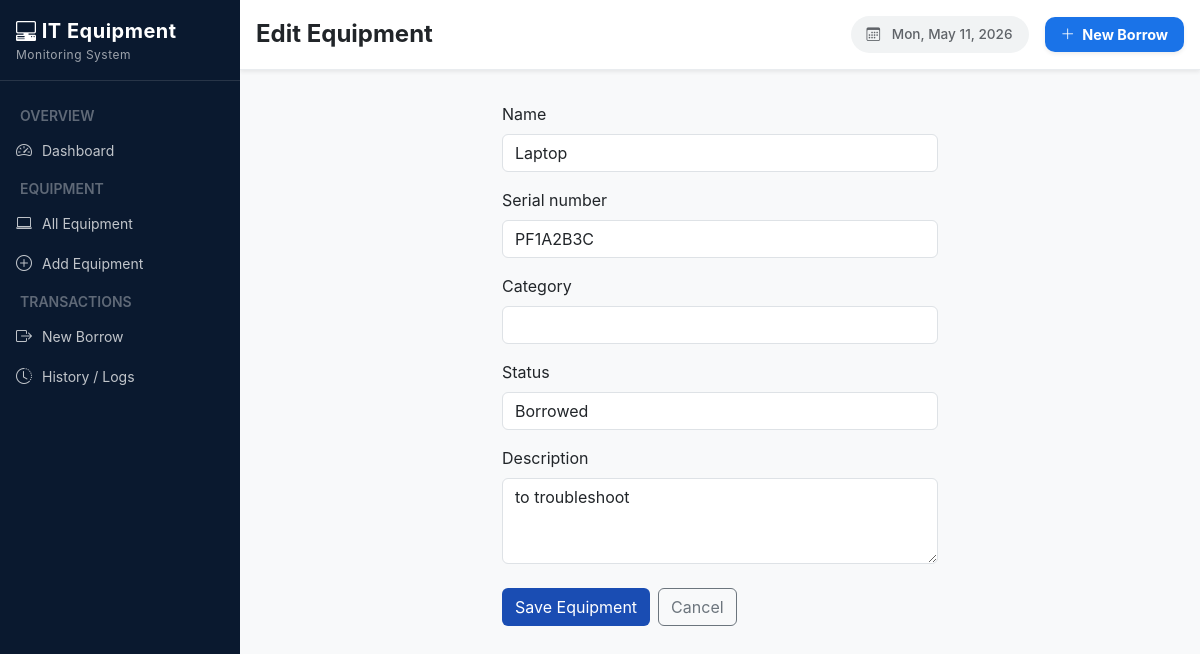
Page /equipment/1/edit/ on the earlier database version.
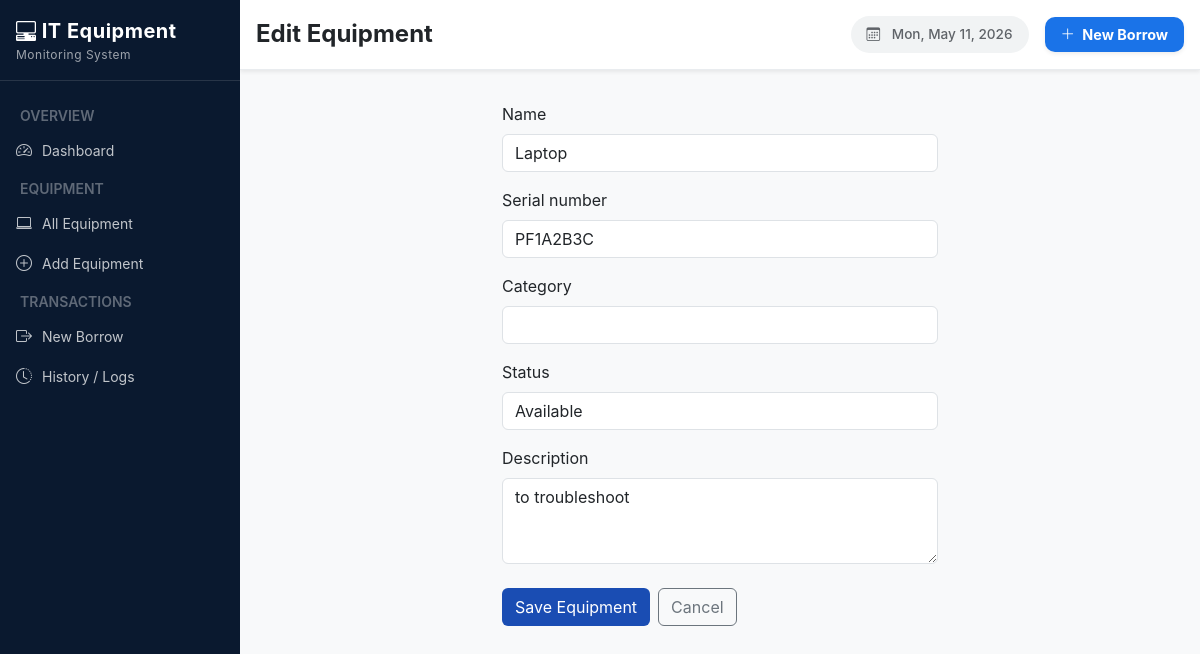
Same page on the later database version.
### ems/models.py (models this page shows, shortened)
class Equipment(models.Model):
    STATUS_CHOICES = [
        ('available', 'Available'),
        ('borrowed',  'Borrowed'),
        ('unavailable', 'Not Available'),
    ]
    name = models.CharField(max_length=100)
    serial_number = models.CharField(max_length=100, unique=True)
    category = models.CharField(max_length=100, blank=True)
    status = models.CharField(max_length=20, choices=STATUS_CHOICES, default='available')
    description = models.TextField(blank=True)
    added_at = models.DateTimeField(auto_now_add=True)

### ems/views.py (the view)
# urls.py: path('equipment/<int:pk>/edit/',views.equipment_edit, name='equipment_edit'),
def equipment_edit(request, pk):
    eq   = get_object_or_404(Equipment, pk=pk)
    form = EquipmentForm(request.POST or None, instance=eq)
    if form.is_valid():
        form.save()
        messages.success(request, 'Equipment updated.')
        return redirect('all_equipment')
    return render(request, 'ems/equipment_form.html', {'form': form, 'title': 'Edit Equipment'})

### ems/forms.py
class EquipmentForm(forms.ModelForm):
    class Meta:
        model  = Equipment
        fields = ['name', 'serial_number', 'category', 'status', 'description']
        widgets = {
            'description': forms.Textarea(attrs={'rows': 3}),
        }
    def __init__(self, *args, **kwargs):
        super().__init__(*args, **kwargs)
        for field in self.fields.values():
            field.widget.attrs.setdefault('class', 'form-control')

### ems/templates/ems/equipment_form.html (shortened to what this page needs)
{% extends 'ems/base.html' %}
{% block page_title %}{{ title }}{% endblock %}
{% block content %}
<div class="row justify-content-center">
    <div class="col-lg-6">
        <div class="form-card">
            <form method="post">
                {% for field in form %}
                <div class="mb-3">
                    <label class="form-label">{{ field.label }}</label>
                    {{ field }}
                </div>
                {% endfor %}
                <div class="d-flex gap-2 mt-4">
                    <button type="submit" class="btn" style="background:#1a4db3;color:#fff;">Save Equipment</button>
                    <a href="{% url 'all_equipment' %}" class="btn btn-outline-secondary">Cancel</a>
                </div>
            </form>
        </div>
    </div>
</div>
{% endblock %}

Differences in the rows shown:
changed Equipment "Laptop": status "Borrowed" → "Available"
